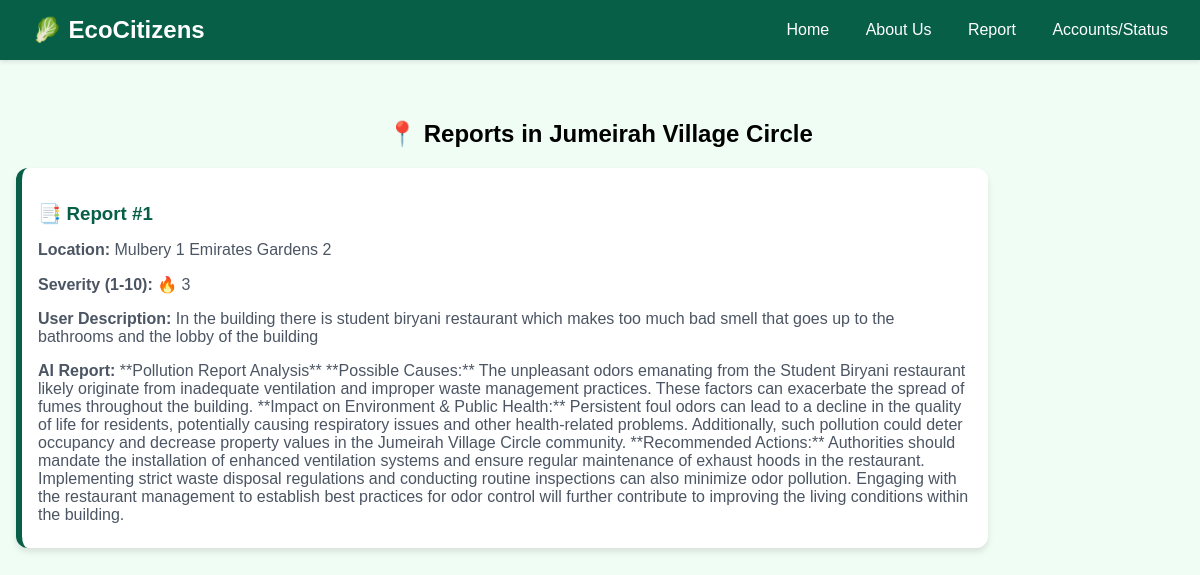
The page /community_reports/Jumeirah Village Circle on the database its author committed.
### app.py (models this page shows)
class PollutionReport(db.Model):
    id = db.Column(db.Integer, primary_key=True)
    location = db.Column(db.String(200), nullable=False)
    community = db.Column(db.String(100), nullable=False)
    description = db.Column(db.Text, nullable=False)
    ai_response = db.Column(db.Text)
    severity = db.Column(db.Integer, nullable=False)

### app.py (the view)
@app.route('/community_reports/<community>')
def community_reports(community):
    reports = PollutionReport.query.filter_by(community=community).all()
    return render_template('community_reports.html', community=community, reports=reports)

### templates/community_reports.html (shortened to what this page needs)
<!DOCTYPE html>
<html lang="en">
<head>
  <link rel="stylesheet" href="{{ url_for('static', filename='styles.css') }}" />
</head>
<body class="bg-green-100">
  <nav class="navbar">
    <div class="logo">
      <a href="{{ url_for('home') }}" class="logo-link">🥬 EcoCitizens</a>
    </div>
    <div class="nav-links">
      <a href="{{ url_for('home') }}" class="logo-link">Home</a>
      <a href="{{ url_for('about') }}" class="logo-link">About Us</a>
      <a href="{{ url_for('report') }}" class="logo-link">Report</a>
      {% if current_user.is_authenticated %}
      <a href="{{ url_for('profile') }}" class="logo-link">Profile</a>
      {% else %}
      <a href="{{ url_for('login') }}" class="logo-link">Accounts/Status</a>
      {% endif %}
    </div>
  </nav>
  <div class="container">
    <h2>📍 Reports in {{ community }}</h2>
    {% if reports %}
      {% for report in reports %}
        <div class="report-card">
          <h3>📑 Report #{{ loop.index }}</h3>
          <p><strong>Location:</strong> {{ report.location }}</p>
          <p><strong>Severity (1-10):</strong> 🔥 {{ report.severity }}</p>
          <p><strong>User Description:</strong> {{ report.description }}</p>
          <p><strong>AI Report:</strong> {{ report.ai_response }}</p>
        </div>
      {% endfor %}
    {% else %}
      <p>No reports available for this community.</p>
    {% endif %}
  </div>
</body>
</html>

### static/styles.css (style rules this page uses)
body { background-color: #f0fdf4; font-family: Arial, sans-serif; margin: 0; padding: 0; }
.navbar { background-color: #065f46; color: white; padding: 1rem; display: flex; justify-content: space-between; align-items: center; box-shadow: 0 2px 4px rgba(0, 0, 0, 0.1); }
.logo { font-size: 1.5rem; font-weight: bold; }
.container { max-width: 1200px; margin: 0 auto; padding: 2.5rem 1rem; }
.container { text-align: center; }
.logo-link { text-decoration: none; color: white; padding: 0.5rem 1rem; background-color: #065f46; border-radius: 0.5rem; transition: background-color 0.3s; }
.report-card { background-color: white; width: 80%; padding: 1rem; border-radius: 0.75rem; box-shadow: 0 4px 6px rgba(0, 0, 0, 0.1); border-left: 6px solid #065f46; transition: transform 0.2s ease-in-out; text-align: left; }
.report-card h3 { color: #065f46; margin-bottom: 0.5rem; }
.report-card p { color: #4b5563; margin-bottom: 0.5rem; }

### rows shown on the page
PollutionReport: community "Jumeirah Village Circle", location "Mulbery 1 Emirates Gardens 2", severity "3", description "In the building there is student biryani restaurant which makes too much bad smell that goes up to the bathrooms and the lobby of the building", ai_response "**Pollution Report Analysis** **Possible Causes:** The unpleasant odors emanating from the Student Biryani restaurant likely originate from inadequate ventilation and improper waste management practices. These factors can exacerbate the spread of fumes throughout the building. **Impact on Environment & Public Health:** Persistent foul odors can lead to a decline in the quality of life for residents, potentially causing respiratory issues and other health-related problems. Additionally, such pollution could deter occupancy and decrease property values in the Jumeirah Village Circle community. **Recommended Actions:** Authorities should mandate the installation of enhanced ventilation systems…"
